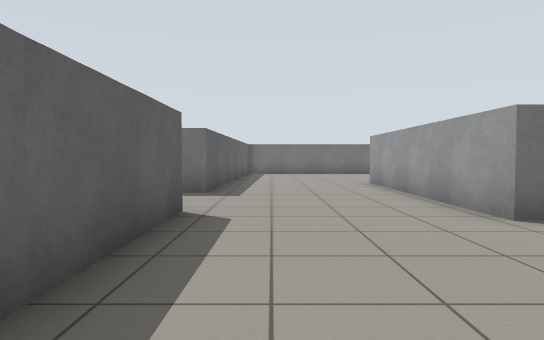
View 1 (above)

16 first-person views from a walk through a robot-simulator world made for Gazebo. The camera is 0.84 m above the floor, tilts 2° down and sees 75° across. The floor is counted in squares, 1 m on a side. Each view is taken from the middle of a square. On the plan, view 1 faces up. The plan holds only what a view shows up to about 12 squares ahead; the rest is blank.

View 2
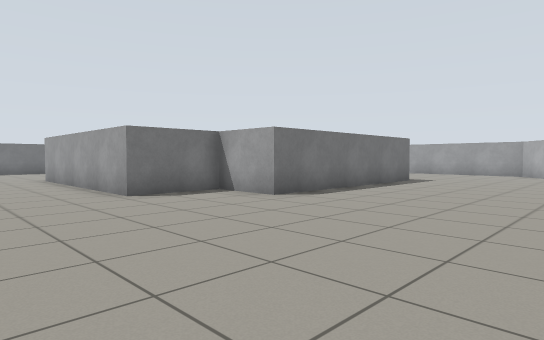

View 3
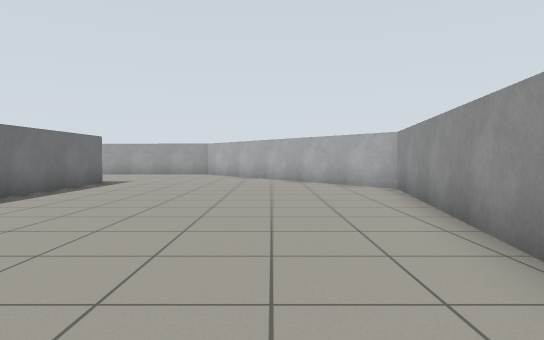

View 4
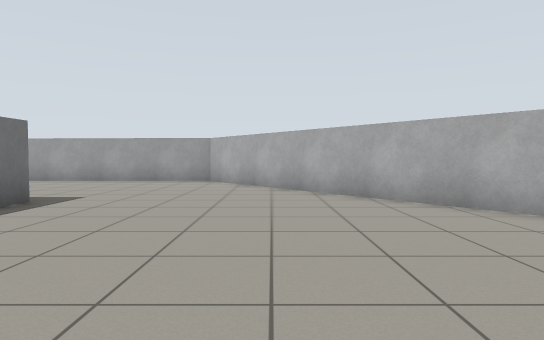

View 5
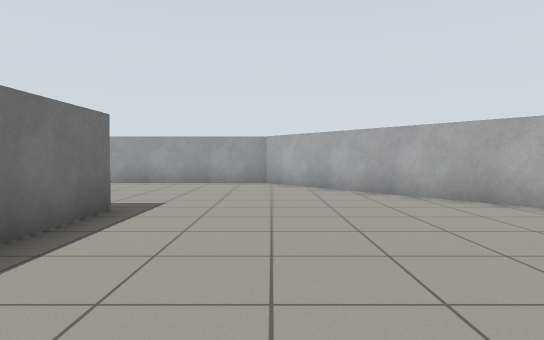

View 6
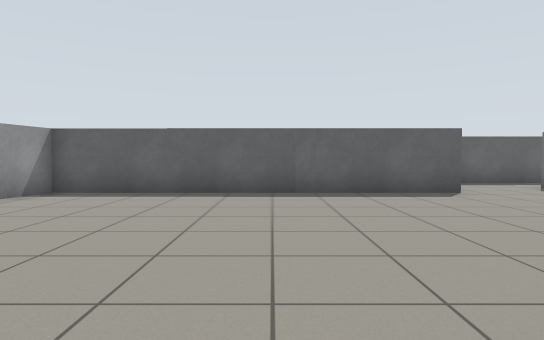

View 7
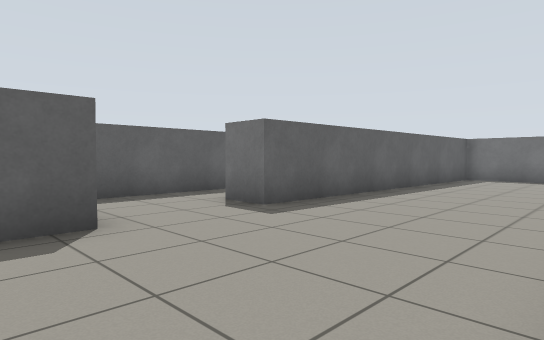

View 8
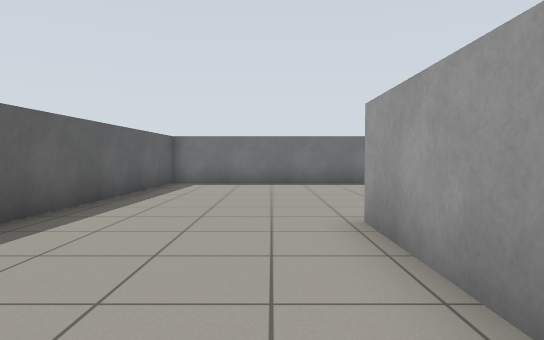

View 9
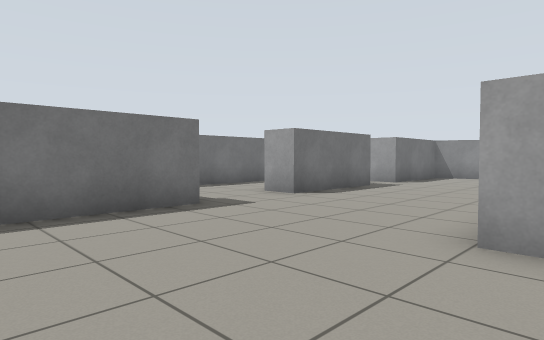

View 10
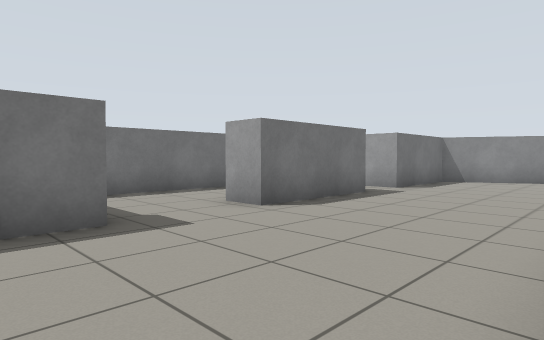

View 11
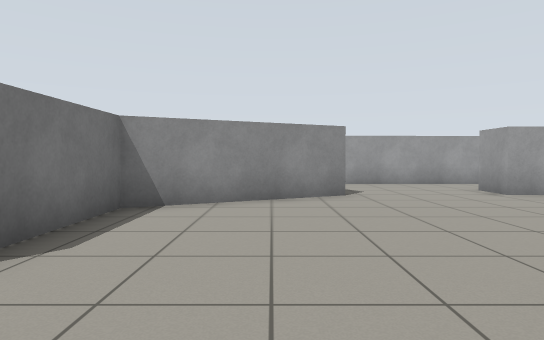

View 12
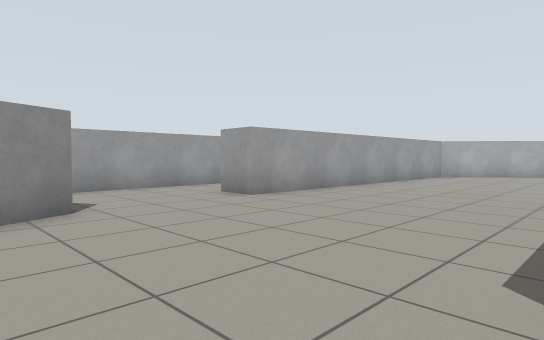

View 13
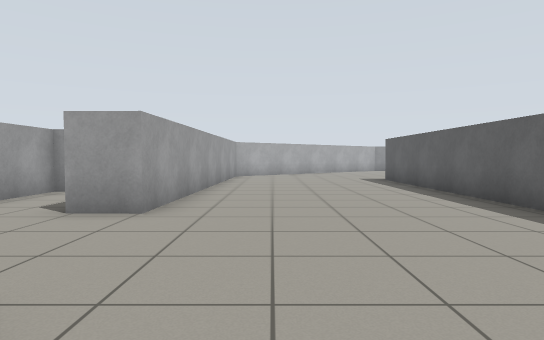

View 14
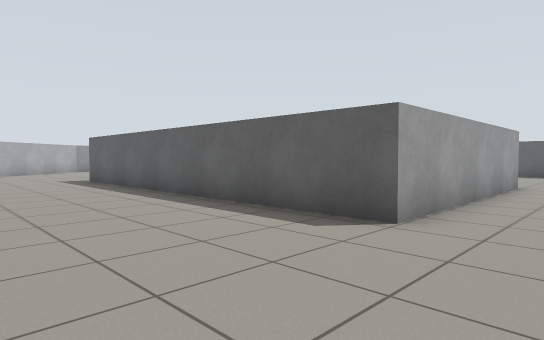

View 15
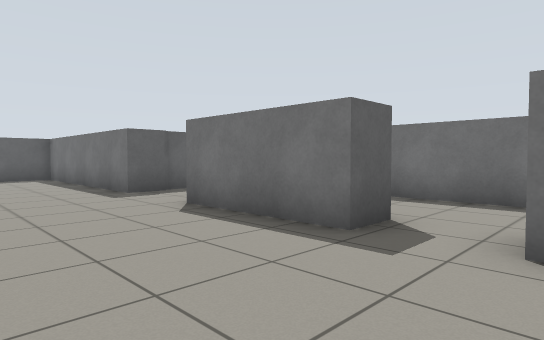

View 16
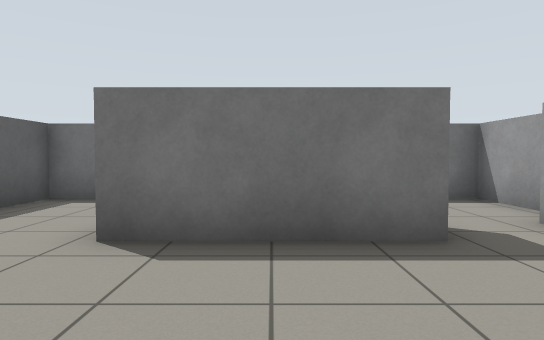

### Floor plan
Points are (right, up) in squares from view 1. A wall is a line through its corners. A room is listed if a view was taken in it or the views show most of it. See-through windows are left out.
Room 1 (views 1, 2, 3, 4, 5, 6, 7, 8, 9, 10, 11, 12, 13, 14, 15, 16)
walls: (12.8, 2.6) (5.7, 2.6) (5.7, 4.7) (3.2, 4.7) (3.2, 11.6); (18.9, 14.3) (16.9, 18.5) (13.4, 18.5) (13.4, 19.6); (5.7, 13.4) (5.7, 14) (12.7, 14) (12.7, 3.2); (22.4, 7.2) (22.3, 13.7); (11.8, 19.6) (11.8, 18.5) (8.2, 18.5) (8.2, 19.6); (14.2, 20.4) (14.2, 22.2) (5.5, 22.2) (5.5, 19.5); (5.6, 19.6) (5.6, 18.5) (-1.3, 18.5) (-1.4, 8.4) (-2.7, 8.4); (-1.4, 5.5) (-1.4, -4.3) (-0.1, -4.5); (3.7, -5.2) (10.5, -6.4) (18.6, 0.2) (18.9, 10.7) (20.2, 10.7); (-4.6, 9.9) (-4.6, 6.4)

Positions as (right, up) in squares from view 1, and headings:
1: (0, 0), facing up
2: (0, -3), facing up-right
3: (1, -3), facing right
4: (6, -2), facing right
5: (7, 0), facing right
6: (7, 1), facing left
7: (3, 4), facing up-left
8: (2, 7), facing up
9: (2, 13), facing up-right
10: (4, 14), facing up-right
11: (11, 16), facing right
12: (13, 16), facing down-right
13: (17, 16), facing down
14: (17, 16), facing down-left
15: (14, 15), facing up-left
16: (10, 15), facing up
